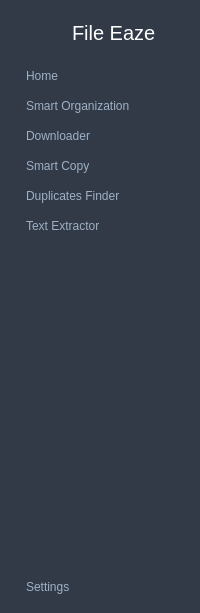
     <widget class="QWidget" name="full_menuwidget" native="true">
      <property name="styleSheet">
       <string notr="true">background-color: #313a46;
</string>
      </property>
      <layout class="QVBoxLayout" name="verticalLayout_4">
       <item>
        <layout class="QHBoxLayout" name="horizontalLayout_2">
         <item>
          <widget class="QLabel" name="label_2">
           <property name="minimumSize">
            <size>
             <width>40</width>
             <height>40</height>
            </size>
           </property>
           <property name="maximumSize">
            <size>
             <width>40</width>
             <height>40</height>
            </size>
           </property>
           <property name="styleSheet">
            <string notr="true">padding: 2px;
color: #fff;</string>
           </property>
           <property name="text">
            <string/>
           </property>
           <property name="pixmap">
            <pixmap resource="sidebarresource.qrc">:/newPrefix/icons/FE.png</pixmap>
           </property>
           <property name="scaledContents">
            <bool>true</bool>
           </property>
          </widget>
         </item>
         <item>
          <widget class="QLabel" name="label_3">
           <property name="font">
            <font>
             <pointsize>15</pointsize>
            </font>
           </property>
           <property name="styleSheet">
            <string notr="true">padding: 10px;
color: #fff;</string>
           </property>
           <property name="text">
            <string>File Eaze</string>
           </property>
          </widget>
         </item>
        </layout>
       </item>
       <item>
        <layout class="QVBoxLayout" name="verticalLayout_2">
         <property name="spacing">
          <number>0</number>
         </property>
         <item>
          <widget class="QPushButton" name="homebtn2">
           <property name="cursor">
            <cursorShape>PointingHandCursor</cursorShape>
           </property>
           <property name="styleSheet">
            <string notr="true">QPushButton {
	border: none;
	border-radius: 3px;
	text-align: left;
font: 9pt &quot;MS Shell Dlg 2&quot;;
	padding: 8px 0 8px 15px;
	color: #9fb0c6;
}

QPushButton:hover {
	background-color: rgba(86, 101, 115, 0.5);
}

QPushButton:checked{
	color: #fff;
}</string>
           </property>
           <property name="text">
            <string>Home</string>
           </property>
           <property name="icon">
            <iconset resource="sidebarresource.qrc">
             <normaloff>:/newPrefix/icons/Home.png</normaloff>:/newPrefix/icons/Home.png</iconset>
           </property>
           <property name="iconSize">
            <size>
             <width>16</width>
             <height>16</height>
            </size>
           </property>
           <property name="checkable">
            <bool>true</bool>
           </property>
           <property name="autoExclusive">
            <bool>true</bool>
           </property>
          </widget>
         </item>
         <item>
          <widget class="QPushButton" name="sobtn2">
           <property name="cursor">
            <cursorShape>PointingHandCursor</cursorShape>
           </property>
           <property name="styleSheet">
            <string notr="true">QPushButton {
	border: none;
	border-radius: 3px;
	text-align: left;
	font: 9pt &quot;MS Shell Dlg 2&quot;;
	padding: 8px 0 8px 15px;
	color: rgb(159, 176, 198);
}

QPushButton:hover {
	background-color: rgba(86, 101, 115, 0.5);
}

QPushButton:checked{
	color: #fff;
}</string>
           </property>
           <property name="text">
            <string>Smart Organization</string>
           </property>
           <property name="icon">
            <iconset resource="sidebarresource.qrc">
             <normaloff>:/newPrefix/icons/smtorg.png</normaloff>:/newPrefix/icons/smtorg.png</iconset>
           </property>
           <property name="iconSize">
            <size>
             <width>16</width>
             <height>16</height>
            </size>
           </property>
           <property name="checkable">
            <bool>true</bool>
           </property>
           <property name="autoExclusive">
            <bool>true</bool>
           </property>
          </widget>
         </item>
         <item>
          <widget class="QPushButton" name="downbtn2">
           <property name="cursor">
            <cursorShape>PointingHandCursor</cursorShape>
           </property>
           <property name="styleSheet">
            <string notr="true">QPushButton {
	border: none;
	border-radius: 3px;
	text-align: left;
font: 9pt &quot;MS Shell Dlg 2&quot;;
	padding: 8px 0 8px 15px;
	color: #9fb0c6;
}

QPushButton:hover {
	background-color: rgba(86, 101, 115, 0.5);
}

QPushButton:checked{
	color: #fff;
}</string>
           </property>
           <property name="text">
            <string>Downloader</string>
           </property>
           <property name="icon">
            <iconset resource="sidebarresource.qrc">
             <normaloff>:/newPrefix/icons/downloader.png</normaloff>:/newPrefix/icons/downloader.png</iconset>
           </property>
           <property name="iconSize">
            <size>
             <width>16</width>
             <height>16</height>
            </size>
           </property>
           <property name="checkable">
            <bool>true</bool>
           </property>
           <property name="autoExclusive">
            <bool>true</bool>
           </property>
          </widget>
         </item>
         <item>
          <widget class="QPushButton" name="copybtn2">
           <property name="cursor">
            <cursorShape>PointingHandCursor</cursorShape>
           </property>
           <property name="styleSheet">
            <string notr="true">QPushButton {
	border: none;
	border-radius: 3px;
	text-align: left;
font: 9pt &quot;MS Shell Dlg 2&quot;;
	padding: 8px 0 8px 15px;
	color: #9fb0c6;
}

QPushButton:hover {
	background-color: rgba(86, 101, 115, 0.5);
}

QPushButton:checked{
	color: #fff;
}</string>
           </property>
           <property name="text">
            <string>Smart Copy</string>
           </property>
           <property name="icon">
            <iconset resource="sidebarresource.qrc">
             <normaloff>:/newPrefix/icons/smtcopy.png</normaloff>:/newPrefix/icons/smtcopy.png</iconset>
           </property>
           <property name="iconSize">
            <size>
             <width>16</width>
             <height>16</height>
            </size>
           </property>
           <property name="checkable">
            <bool>true</bool>
           </property>
           <property name="autoExclusive">
            <bool>true</bool>
           </property>
          </widget>
         </item>
         <item>
          <widget class="QPushButton" name="dupbtn2">
           <property name="cursor">
            <cursorShape>PointingHandCursor</cursorShape>
           </property>
           <property name="styleSheet">
            <string notr="true">QPushButton {
	border: none;
	border-radius: 3px;
	text-align: left;
font: 9pt &quot;MS Shell Dlg 2&quot;;
	padding: 8px 0 8px 15px;
	color: #9fb0c6;
}

QPushButton:hover {
	background-color: rgba(86, 101, 115, 0.5);
}

QPushButton:checked{
	color: #fff;
}</string>
           </property>
           <property name="text">
            <string>Duplicates Finder</string>
           </property>
           <property name="icon">
            <iconset resource="sidebarresource.qrc">
             <normaloff>:/newPrefix/icons/duplicate.png</normaloff>:/newPrefix/icons/duplicate.png</iconset>
           </property>
           <property name="iconSize">
            <size>
             <width>16</width>
             <height>16</height>
            </size>
           </property>
           <property name="checkable">
            <bool>true</bool>
           </property>
           <property name="autoExclusive">
            <bool>true</bool>
           </property>
          </widget>
         </item>
         <item>
          <widget class="QPushButton" name="tebtn2">
           <property name="cursor">
            <cursorShape>PointingHandCursor</cursorShape>
           </property>
           <property name="styleSheet">
            <string notr="true">QPushButton {
	border: none;
	border-radius: 3px;
	text-align: left;
font: 9pt &quot;MS Shell Dlg 2&quot;;
	padding: 8px 0 8px 15px;
	color: #9fb0c6;
}

QPushButton:hover {
	background-color: rgba(86, 101, 115, 0.5);
}

QPushButton:checked{
	color: #fff;
}</string>
           </property>
           <property name="text">
            <string>Text Extractor</string>
           </property>
           <property name="icon">
            <iconset resource="sidebarresource.qrc">
             <normaloff>:/newPrefix/icons/txtextraction.png</normaloff>:/newPrefix/icons/txtextraction.png</iconset>
           </property>
           <property name="iconSize">
            <size>
             <width>16</width>
             <height>16</height>
            </size>
           </property>
           <property name="checkable">
            <bool>true</bool>
           </property>
           <property name="autoExclusive">
            <bool>true</bool>
           </property>
          </widget>
         </item>
        </layout>
       </item>
       <item>
        <spacer name="verticalSpacer_2">
         <property name="orientation">
          <enum>Qt::Vertical</enum>
         </property>
         <property name="sizeHint" stdset="0">
          <size>
           <width>20</width>
           <height>325</height>
          </size>
         </property>
        </spacer>
       </item>
       <item>
        <widget class="QPushButton" name="setbtn2">
         <property name="cursor">
          <cursorShape>PointingHandCursor</cursorShape>
         </property>
         <property name="styleSheet">
          <string notr="true">QPushButton {
	border: none;
	border-radius: 3px;
	text-align: left;
font: 9pt &quot;MS Shell Dlg 2&quot;;
	padding: 8px 0 8px 15px;
	color: #9fb0c6;
}

QPushButton:hover {
	background-color: rgba(86, 101, 115, 0.5);
}

QPushButton:checked{
	color: #fff;
}</string>
         </property>
         <property name="text">
          <string>Settings</string>
         </property>
         <property name="icon">
          <iconset resource="sidebarresource.qrc">
           <normaloff>:/newPrefix/icons/6.png</normaloff>:/newPrefix/icons/6.png</iconset>
         </property>
         <property name="iconSize">
          <size>
           <width>16</width>
           <height>16</height>
          </size>
         </property>
         <property name="checkable">
          <bool>true</bool>
         </property>
         <property name="autoExclusive">
          <bool>true</bool>
         </property>
        </widget>
       </item>
      </layout>
     </widget>
